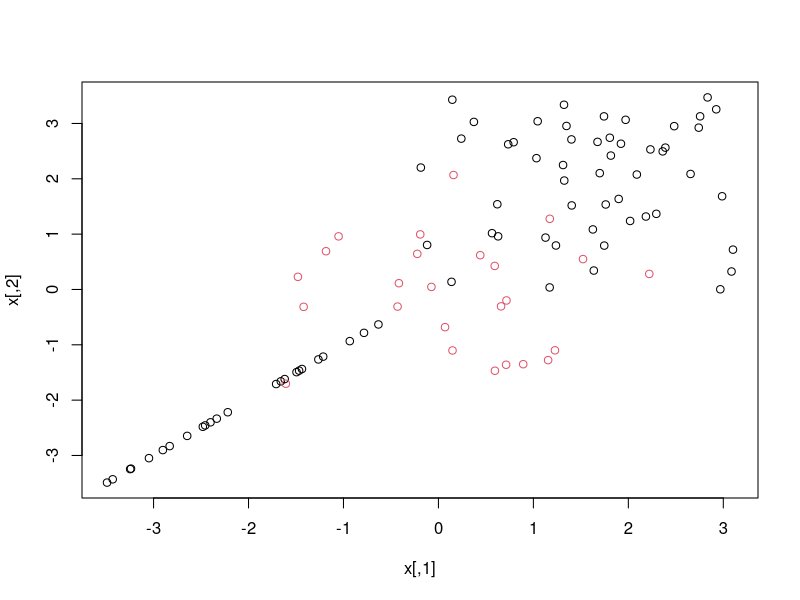
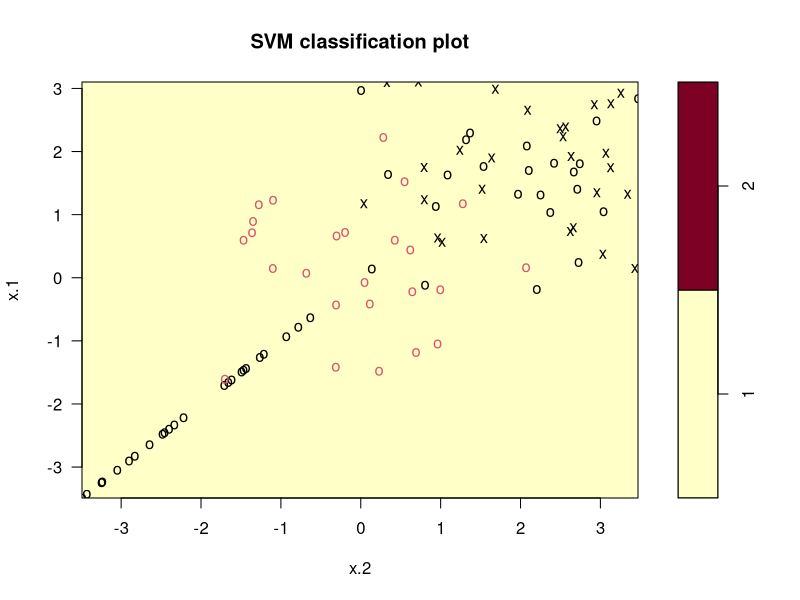
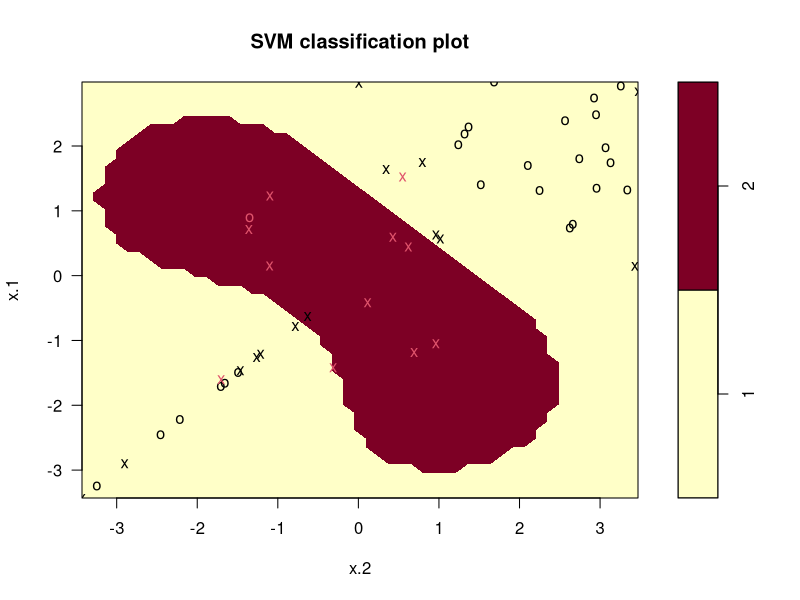
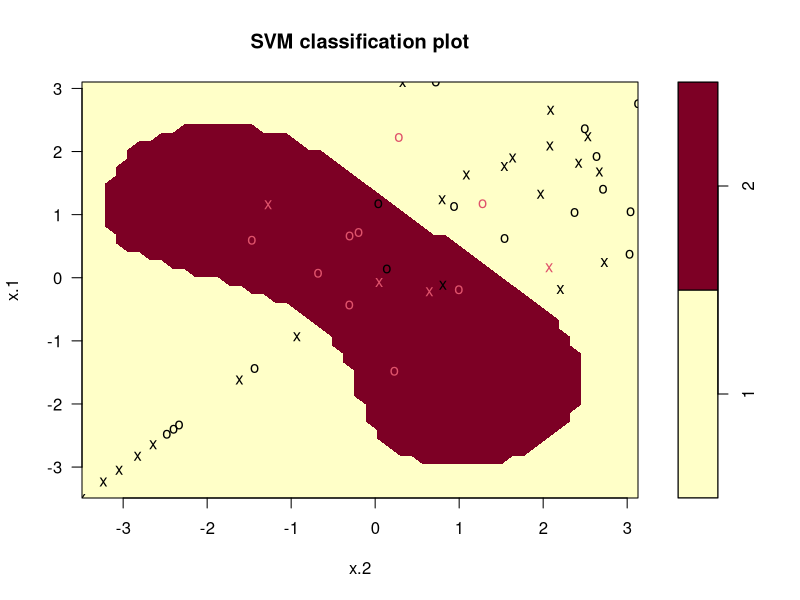

The R source for these figures, in order:
## ---- chunk 1
knitr::opts_chunk$set(echo = TRUE)
## ---- chunk 2
set.seed(10)
x<-matrix(rnorm(100*2), ncol=2)
x[1:50,]<-x[1:50,]+2
x[51:75,]<-x[51:75]-2
y<-c(rep(1,75),rep(2,25))
plot(x, col=y)

dat<-data.frame(x=x,y=as.factor(y)) # encode response as factor
train<-sample(100,50)
## ---- chunk 3
library(e1071)
svmfit<-svm(y~.,data=dat[train,],kernel="linear",cost=10,scale=FALSE)
plot(svmfit,dat)
## ---- chunk 4
set.seed(1)
tune.out<-tune(svm,y~.,data=dat[train,],kernel="linear",ranges=list(cost=c(0.001,0.01,0.1,1,5,10,100)))
bestmod<-tune.out$best.model
## ---- chunk 5
table(true=dat[-train,"y"],pred=predict(bestmod,newx=dat[-train,]))
## ---- chunk 6
svmfit<-svm(y~.,data=dat[train,],kernel="radial",gamma=1,cost=1)
plot(svmfit,dat[train,])
plot(svmfit,dat[-train,])
## ---- chunk 7
tune.out<-tune(svm,y~.,data=dat[train,],kernel="radial",ranges=list(cost=c(0.1,1,10,100,1000),gamma=c(0.5,1,2,3,4)))
summary(tune.out)
## ---- chunk 8
table(true=dat[-train,"y"],pred=predict(svmfit,newx=dat[-train,]))
